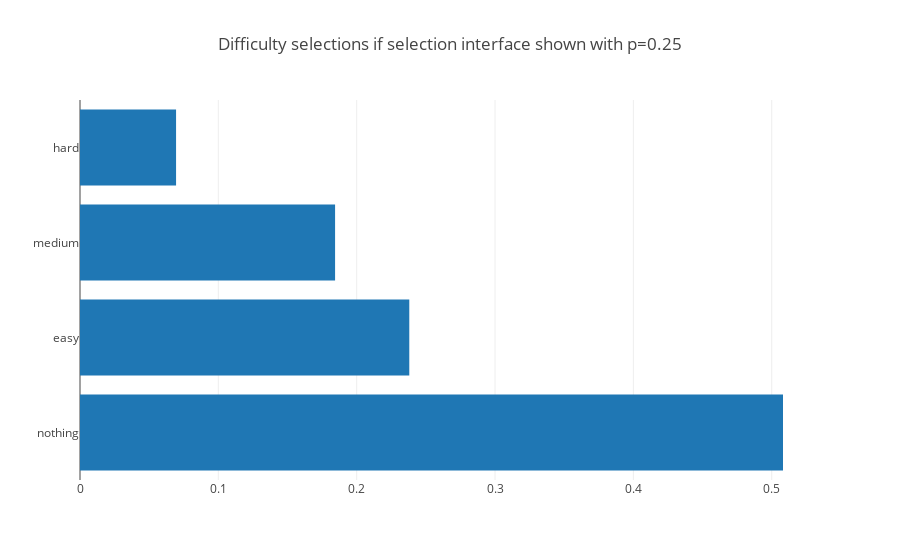

This figure's notebook cell:
### Code cell
plotdict(get_choose_difficulty_counts_for_user_list_user_normalized(frequency_of_choose_difficulty_to_users['0.25']), 'Difficulty selections if selection interface shown with p=0.25')

### Figure 1 — Plotly figure (JSON) as saved in the notebook; plotly's stock layout.template omitted (floating-point values rounded to 4 significant figures)
{"data": [{"orientation": "h", "type": "bar", "uid": "408c4f4c-ec1a-45a3-9747-3da529223b5c", "x": [0.5081, 0.238, 0.1844, 0.06945], "y": ["nothing", "easy", "medium", "hard"]}], "layout": {"title": {"text": "Difficulty selections if selection interface shown with p=0.25"}}}
